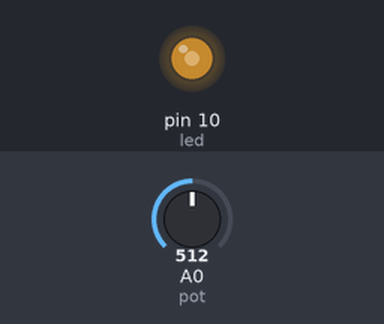
The sketch below on a simulated Arduino Uno, built with avr-gcc and run on an emulated ATmega328P. Shown: output pins drawn as LEDs (lit = HIGH). The inputs (shaded band) are chosen by the test bench; at power-on: A0 (pot) = 512.

Above: at 1.2 s.
1.3 s: A0 (pot) set to 716
At 2.5 s:
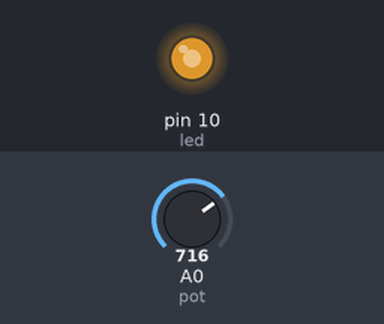
2.8 s: A0 (pot) set to 900
At 4.0 s:
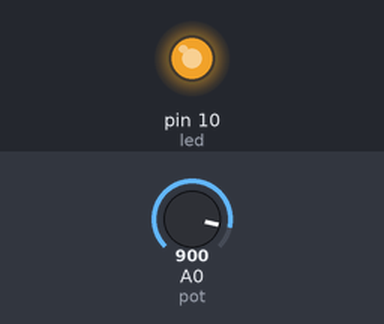
4.3 s: A0 (pot) set to 122
At 5.1 s:
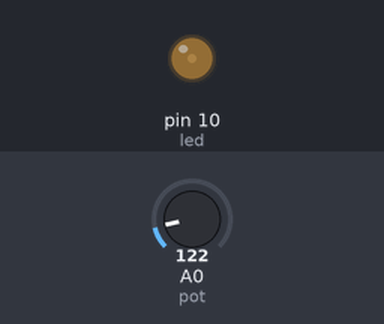
5.8 s: A0 (pot) set to 0
At 6.4 s:
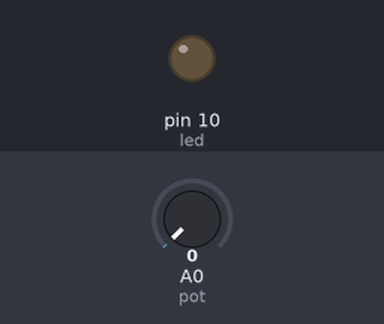
7.3 s: A0 (pot) set to 511
At 8.6 s:
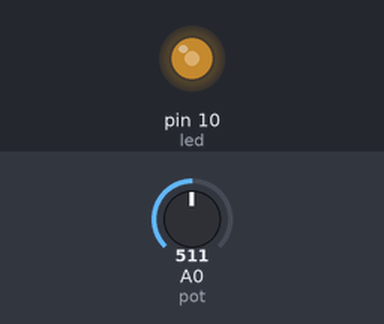
Timing chart, 0 to 9.8 s (numbered marks = the images above; inputs shaded):
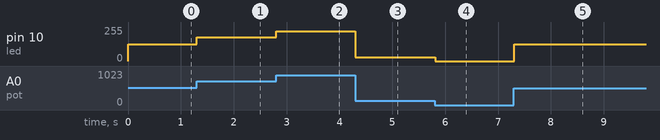

Measured:
- after the input at 1.3 s, pin 10 (led): 127/255 → 178/255 at once
- after the input at 2.8 s, pin 10 (led): 178/255 → 224/255 at once
- after the input at 4.3 s, pin 10 (led): 224/255 → 30/255 at once
- after the input at 5.8 s, pin 10 (led): 30/255 → 0/255 at once
- after the input at 7.3 s, pin 10 (led): 0/255 → 127/255 at once

The sketch:

Pot_ile_led.ino
```cpp
int led=10;
int pot=A0;
int deger;
void setup() {
pinMode(led,OUTPUT);
pinMode(pot,INPUT);
}
void loop() {
deger=analogRead(pot);
deger=map(deger,0,1023,0,255);
analogWrite(led,deger);
delay(10);
}
```
